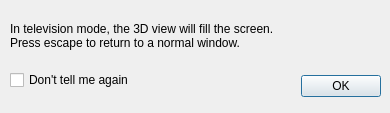
<?xml version="1.0" encoding="UTF-8"?>
<ui version="4.0">
 <class>TVModeWarning</class>
 <widget class="QDialog" name="TVModeWarning">
  <property name="geometry">
   <rect>
    <x>0</x>
    <y>0</y>
    <width>390</width>
    <height>113</height>
   </rect>
  </property>
  <property name="sizePolicy">
   <sizepolicy hsizetype="Preferred" vsizetype="Preferred">
    <horstretch>0</horstretch>
    <verstretch>0</verstretch>
   </sizepolicy>
  </property>
  <property name="windowTitle">
   <string>Entering Television Mode</string>
  </property>
  <widget class="QDialogButtonBox" name="buttonBox">
   <property name="geometry">
    <rect>
     <x>300</x>
     <y>70</y>
     <width>81</width>
     <height>32</height>
    </rect>
   </property>
   <property name="orientation">
    <enum>Qt::Horizontal</enum>
   </property>
   <property name="standardButtons">
    <set>QDialogButtonBox::Ok</set>
   </property>
  </widget>
  <widget class="QCheckBox" name="checkBox">
   <property name="geometry">
    <rect>
     <x>10</x>
     <y>70</y>
     <width>251</width>
     <height>20</height>
    </rect>
   </property>
   <property name="text">
    <string>Don't tell me again</string>
   </property>
  </widget>
  <widget class="QLabel" name="label">
   <property name="geometry">
    <rect>
     <x>10</x>
     <y>10</y>
     <width>361</width>
     <height>51</height>
    </rect>
   </property>
   <property name="text">
    <string>In television mode, the 3D view will fill the screen.
Press escape to return to a normal window.</string>
   </property>
  </widget>
 </widget>
 <resources/>
 <connections>
  <connection>
   <sender>buttonBox</sender>
   <signal>accepted()</signal>
   <receiver>TVModeWarning</receiver>
   <slot>accept()</slot>
   <hints>
    <hint type="sourcelabel">
     <x>248</x>
     <y>254</y>
    </hint>
    <hint type="destinationlabel">
     <x>157</x>
     <y>274</y>
    </hint>
   </hints>
  </connection>
  <connection>
   <sender>buttonBox</sender>
   <signal>rejected()</signal>
   <receiver>TVModeWarning</receiver>
   <slot>reject()</slot>
   <hints>
    <hint type="sourcelabel">
     <x>316</x>
     <y>260</y>
    </hint>
    <hint type="destinationlabel">
     <x>286</x>
     <y>274</y>
    </hint>
   </hints>
  </connection>
 </connections>
</ui>
